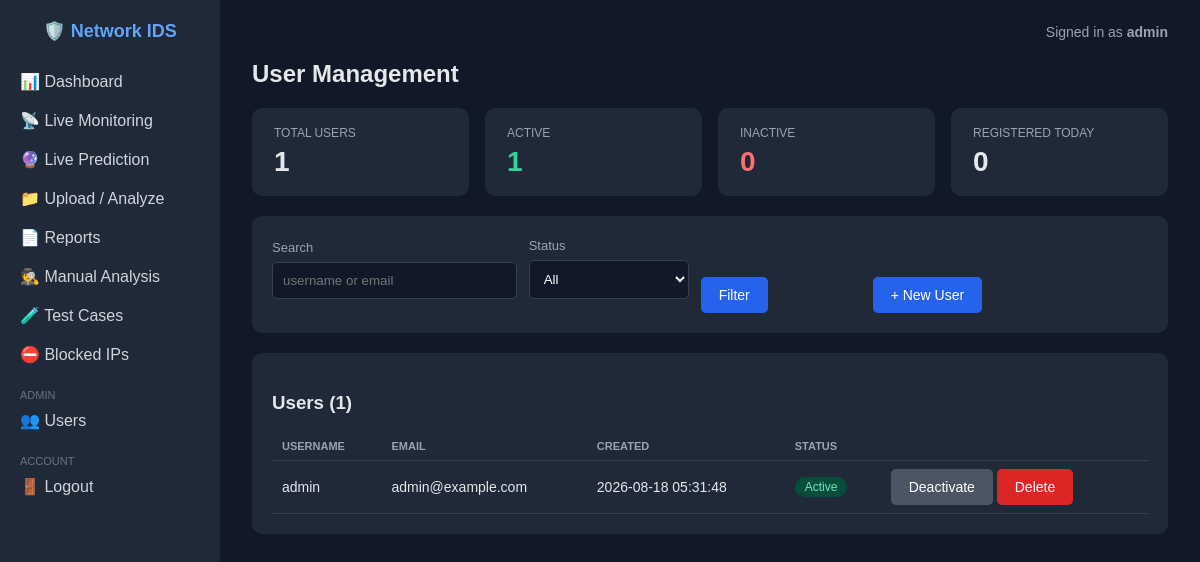
Page /admin/users (signed in) on the committed database.
### tables this page shows
CREATE TABLE users (
            id INTEGER PRIMARY KEY AUTOINCREMENT,
            username TEXT UNIQUE NOT NULL,
            email TEXT UNIQUE NOT NULL,
            password_hash TEXT NOT NULL,
            created_at TIMESTAMP DEFAULT CURRENT_TIMESTAMP,
            is_active BOOLEAN DEFAULT 1
        );

### app.py (the view)
@app.route("/admin/users")
def admin_users():
    try:
        search = request.args.get("search", "").strip()
        status_filter = request.args.get("status", "")
        sort_by = request.args.get("sort", "created_at")
        sort_order = request.args.get("order", "desc")
        conn = get_db_connection()
        base_query = "FROM users WHERE 1=1"
        params = []
        if search:
            base_query += " AND (username LIKE ? OR email LIKE ?)"
            params.extend([f"%{search}%", f"%{search}%"])
        if status_filter:
            base_query += " AND is_active = ?"
            params.append(1 if status_filter == "active" else 0)
        total_users = conn.execute(
            f"SELECT COUNT(*) as count {base_query}", params
        ).fetchone()["count"]
        if sort_by not in ("username", "email", "created_at", "is_active"):
            sort_by = "created_at"
        if sort_order.lower() not in ("asc", "desc"):
            sort_order = "desc"
        users = conn.execute(
            f"""SELECT id, username, email, created_at, is_active {base_query}
                ORDER BY {sort_by} {sort_order.upper()}""",
            params,
        ).fetchall()
        stats = conn.execute("""
            SELECT COUNT(*) as total,
                   SUM(CASE WHEN is_active = 1 THEN 1 ELSE 0 END) as active,
                   SUM(CASE WHEN is_active = 0 THEN 1 ELSE 0 END) as inactive,
                   COUNT(CASE WHEN DATE(created_at) = DATE('now') THEN 1 END) as today_registered
            FROM users
        """).fetchone()
        conn.close()
        return render_template(
            "users.html",
            users=[dict(r) for r in users],
            total_users=total_users,
            stats={
                "total": stats["total"], "active": stats["active"],
                "inactive": stats["inactive"],
                "today_registered": stats["today_registered"],
            },
            filters={"search": search, "status": status_filter,
                     "sort": sort_by, "order": sort_order},
        )
    except Exception as e:
        flash(f"Error loading users: {e}", "danger")
        return render_template("users.html", users=[], total_users=0,
                               stats={}, filters={})

### app.py (called while the page is built, shortened)
def get_db_connection():
    conn = sqlite3.connect(DB_PATH)
    conn.row_factory = sqlite3.Row
    return conn

@app.before_request
def check_user_status():
    if request.endpoint in ("login", "logout", "register", "static"):
        return
    if "user_id" in session:
        conn = None
        try:
            conn = get_db_connection()
            user = conn.execute(
                "SELECT is_active FROM users WHERE id = ?", (session["user_id"],)
            ).fetchone()
            if user is None:
                session.clear()
                flash("Your account no longer exists. Please contact an administrator.", "danger")
                return redirect(url_for("login"))
        except Exception as e:
            print(f"Error checking user status: {e}")
        finally:
            if conn is not None:
                conn.close()

@app.before_request
def check_blocked_ip():
    client_ip = request.remote_addr
    if client_ip in ("127.0.0.1", "::1", "localhost"):
        return

@app.before_request
def require_login():
    public_endpoints = {"static", "login", "register", "index"}
    if request.endpoint in public_endpoints:
        return
    if "user_id" not in session:
        return redirect(url_for("login"))

### templates/users.html (shortened to what this page needs)
{% extends "base.html" %}
{% block content %}
<h2>User Management</h2>
<div class="cards">
    <div class="card"><div class="label">Total Users</div><div class="value">{{ stats.total or 0 }}</div></div>
    <div class="card"><div class="label">Active</div><div class="value" style="color:#34d399">{{ stats.active or 0 }}</div></div>
    <div class="card"><div class="label">Inactive</div><div class="value" style="color:#f87171">{{ stats.inactive or 0 }}</div></div>
    <div class="card"><div class="label">Registered Today</div><div class="value">{{ stats.today_registered or 0 }}</div></div>
</div>
<div class="panel">
    <form method="GET" class="filters">
        <div>
            <label>Search</label>
            <input type="text" name="search" value="{{ filters.search }}" placeholder="username or email">
        </div>
        <div>
            <label>Status</label>
            <select name="status">
                <option value="" {% if not filters.status %}selected{% endif %}>All</option>
            </select>
        </div>
        <div><button type="submit">Filter</button></div>
        <div><a class="btn" href="{{ url_for('admin_create_user') }}">+ New User</a></div>
    </form>
</div>
<div class="panel">
    <h3>Users ({{ total_users }})</h3>
    {% if users %}
    <table>
        <tr><th>Username</th><th>Email</th><th>Created</th><th>Status</th><th></th></tr>
        {% for u in users %}
        <tr>
            <td>{{ u.username }}</td>
            <td>{{ u.email }}</td>
            <td>{{ u.created_at }}</td>
            <td>
                {% if u.is_active %}
                <span class="badge badge-normal">Active</span>
                {% else %}
                <span class="badge badge-attack">Inactive</span>
                {% endif %}
            </td>
            <td>
                <form method="POST" action="{{ url_for('admin_toggle_user_status', user_id=u.id) }}" style="display:inline">
                    <button type="submit" class="btn-secondary">{{ 'Deactivate' if u.is_active else 'Activate' }}</button>
                </form>
                <form method="POST" action="{{ url_for('admin_delete_user', user_id=u.id) }}" style="display:inline"
                      onsubmit="return confirm('Delete this user permanently?');">
                    <button type="submit" class="btn-danger">Delete</button>
                </form>
            </td>
        </tr>
        {% endfor %}
    </table>
    {% else %}
    <div class="empty">No users found.</div>
    {% endif %}
</div>
{% endblock %}

### templates/base.html (shortened to what this page needs)
<!DOCTYPE html>
<html lang="en">
<head>
</head>
<body>
{% if session.get('user_id') %}
<div class="sidebar">
    <h1>🛡️ Network IDS</h1>
    <a href="{{ url_for('dashboard') }}">📊 Dashboard</a>
    <a href="{{ url_for('monitor_page') }}">📡 Live Monitoring</a>
    <a href="{{ url_for('live_prediction') }}">🔮 Live Prediction</a>
    <a href="{{ url_for('upload') }}">📁 Upload / Analyze</a>
    <a href="{{ url_for('reports') }}">📄 Reports</a>
    <a href="{{ url_for('manual_analysis') }}">🕵️ Manual Analysis</a>
    <a href="{{ url_for('test_cases') }}">🧪 Test Cases</a>
    <a href="{{ url_for('blocked_ips') }}">⛔ Blocked IPs</a>
    {% if session.get('username') == 'admin' %}
    <div class="section">Admin</div>
    <a href="{{ url_for('admin_users') }}">👥 Users</a>
    {% endif %}
    <div class="section">Account</div>
    <a href="{{ url_for('logout') }}">🚪 Logout</a>
</div>
{% endif %}
<div class="main">
    {% if session.get('user_id') %}
    <div class="topbar">
        <div class="user">Signed in as <b>{{ session.get('username') }}</b></div>
    </div>
    {% endif %}
    {% block content %}{% endblock %}
</div>
</body>
</html>

### templates/base.html (style rules this page uses)
* { box-sizing: border-box; }
body { font-family: Arial, Helvetica, sans-serif; background: #111827; color: #e5e7eb; margin: 0; display: flex; min-height: 100vh; }
a { color: #60a5fa; text-decoration: none; }
.sidebar { width: 220px; background: #1f2937; padding: 20px 0; flex-shrink: 0; }
.sidebar h1 { font-size: 18px; text-align: center; margin: 0 0 20px 0; color: #60a5fa; }
.sidebar a { display: block; padding: 10px 20px; color: #d1d5db; }
.sidebar .section { margin-top: 15px; padding: 0 20px; font-size: 11px; text-transform: uppercase; color: #6b7280; }
.main { flex: 1; padding: 24px 32px; overflow-x: auto; }
.topbar { display: flex; justify-content: space-between; align-items: center; margin-bottom: 20px; }
.topbar .user { color: #9ca3af; font-size: 14px; }
h2 { margin-top: 0; }
.cards { display: flex; gap: 16px; flex-wrap: wrap; margin-bottom: 20px; }
.card { background: #1f2937; border-radius: 10px; padding: 18px 22px; min-width: 160px; flex: 1; }
.card .label { font-size: 12px; color: #9ca3af; text-transform: uppercase; }
.card .value { font-size: 28px; font-weight: bold; margin-top: 6px; }
.panel { background: #1f2937; border-radius: 10px; padding: 20px; margin-bottom: 20px; }
table { width: 100%; border-collapse: collapse; }
th, td { padding: 8px 10px; text-align: left; border-bottom: 1px solid #374151; font-size: 14px; }
th { color: #9ca3af; text-transform: uppercase; font-size: 11px; }
.badge { padding: 3px 10px; border-radius: 999px; font-size: 12px; display: inline-block; }
.badge-normal { background: #064e3b; color: #6ee7b7; }
input, select, textarea { width: 100%; padding: 10px; margin: 6px 0 14px 0; border-radius: 5px; border: 1px solid #374151; background: #111827; color: white; }
label { font-size: 13px; color: #9ca3af; }
button, .btn { padding: 10px 18px; background: #2563eb; color: white; border: none; border-radius: 5px; cursor: pointer; font-size: 14px; display: inline-block; }
.btn-danger { background: #dc2626; }
.btn-secondary { background: #4b5563; }
.filters { display: flex; gap: 12px; flex-wrap: wrap; align-items: end; }
.filters > div { min-width: 160px; }

### rows in the picture
users: get "admin", username "admin", email "admin@example.com", created_at "2026-08-18 05:31:48", shows "Active", is_active "Deactivate"

### other values in the picture
{{ stats.total or 0 }} "1"
{{ stats.active or 0 }} "1"
{{ stats.inactive or 0 }} "0"
{{ stats.today_registered or 0 }} "0"
{{ total_users }} "1"
